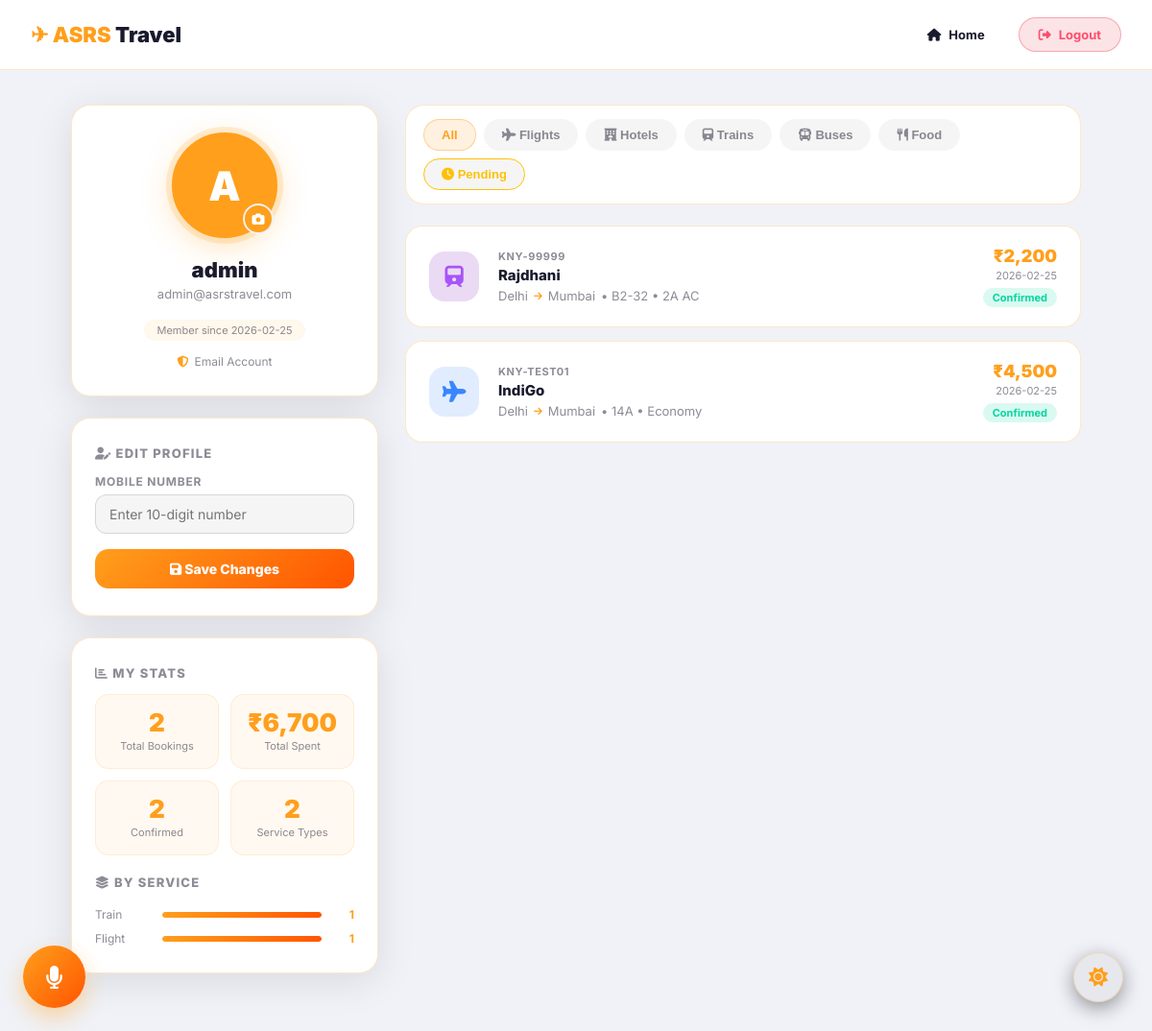
/profile (signed in), run on the app's committed database.
### tables this page shows
CREATE TABLE users (
            id            INTEGER PRIMARY KEY AUTOINCREMENT,
            username      TEXT NOT NULL UNIQUE,
            email         TEXT NOT NULL UNIQUE,
            password_hash TEXT,
            avatar_color  TEXT DEFAULT '#ff9f1c',
            auth_provider TEXT DEFAULT 'email',
            created_at    TEXT DEFAULT (datetime('now'))
        , profile_photo TEXT, phone TEXT);

CREATE TABLE bookings (
            id           INTEGER PRIMARY KEY AUTOINCREMENT,
            booking_ref  TEXT NOT NULL UNIQUE,
            user_id      INTEGER NOT NULL,
            service_type TEXT NOT NULL,
            item_name    TEXT,
            from_city    TEXT,
            to_city      TEXT,
            travel_date  TEXT,
            seat_room    TEXT,
            passengers   INTEGER DEFAULT 1,
            class_type   TEXT,
            price        INTEGER DEFAULT 0,
            pay_method   TEXT DEFAULT 'UPI',
            status       TEXT DEFAULT 'Confirmed',
            booked_at    TEXT DEFAULT (datetime('now')), traveler_names TEXT,
            FOREIGN KEY (user_id) REFERENCES users(id)
        );

### bookticket.py (the view)
@app.route("/profile")
@login_required
def profile():
    username = session['user']
    with get_db() as conn:
        user = dict(conn.execute(
            "SELECT * FROM users WHERE username = ?", (username,)
        ).fetchone())
        bookings = [dict(r) for r in conn.execute(
            "SELECT * FROM bookings WHERE user_id = ? ORDER BY booked_at DESC",
            (user['id'],)
        ).fetchall()]
    total_spent = sum(b['price'] for b in bookings)
    by_type = {}
    for b in bookings:
        by_type[b['service_type']] = by_type.get(b['service_type'], 0) + 1
    return render_template("profile.html",
        user         = user,
        bookings     = bookings,
        total_spent  = total_spent,
        by_type      = by_type,
        avatar_color = session.get('avatar_color', '#ff9f1c'),
    )

### bookticket.py (called while the page is built, shortened)
def login_required(f):
    @wraps(f)
    def decorated(*args, **kwargs):
        return f(*args, **kwargs)
    return decorated

def get_db():
    conn = sqlite3.connect(DB_PATH)
    conn.row_factory = sqlite3.Row
    return conn

### templates/profile.html (shortened to what this page needs)
<!DOCTYPE html>
<html lang="en">
<head>
    <link rel="stylesheet" href="{{ url_for('static', filename='bookticket.css') }}">
    <link rel="stylesheet" href="https://cdnjs.cloudflare.com/ajax/libs/font-awesome/6.4.0/css/all.min.css">
</head>
<body data-theme="dark">
    <header class="pr-header">
        <a href="{{ url_for('index') }}" class="pr-logo">✈ ASRS<span> Travel</span></a>
        <nav class="pr-nav">
            <a href="{{ url_for('index') }}" class="btn-back"><i class="fas fa-home"></i> Home</a>
            <a href="{{ url_for('logout') }}" class="btn-logout"><i class="fas fa-sign-out-alt"></i> Logout</a>
        </nav>
    </header>
    <div class="pr-body">
        <div class="pr-left">
            <div class="pr-card" style="text-align:center;">
                <div class="avatar-wrap">
                    {% if user.profile_photo %}
                    <img class="avatar-img" id="avatar-preview"
                        src="{{ url_for('static', filename='uploads/' ~ user.profile_photo) }}" alt="Profile Photo">
                    {% else %}
                    <div class="avatar-initials" id="avatar-preview" data-bgcolor="{{ avatar_color }}">
                        {{ user.username[0].upper() }}
                    </div>
                    {% endif %}
                    <label for="photo-input" class="avatar-edit-btn" title="Change Photo">
                        <i class="fas fa-camera"></i>
                    </label>
                </div>
                <div class="pr-username">{{ user.username }}</div>
                <div class="pr-email">{{ user.email }}</div>
                <div class="pr-since">
                    Member since {{ user.created_at[:10] if user.created_at else 'N/A' }}
                </div>
                <div class="pr-provider-badge">
                    <i class="fas fa-shield-alt"></i>
                    {{ user.auth_provider | capitalize }} Account
                </div>
            </div>
            <div class="pr-card">
                <div class="pr-section-title"><i class="fas fa-user-edit"></i> Edit Profile</div>
                <form action="{{ url_for('profile_update') }}" method="POST">
                    <label class="pr-label">Mobile Number</label>
                    <input class="pr-input" type="tel" name="phone" maxlength="10" placeholder="Enter 10-digit number"
                        value="{{ user.phone or '' }}" pattern="[0-9]{10}" title="10-digit Indian mobile number">
                    <button type="submit" class="pr-save-btn">
                        <i class="fas fa-save"></i> Save Changes
                    </button>
                </form>
            </div>
            <div class="pr-card">
                <div class="pr-section-title"><i class="fas fa-chart-bar"></i> My Stats</div>
                <div class="stats-grid">
                    <div class="stat-box">
                        <div class="stat-num">{{ bookings|length }}</div>
                        <div class="stat-label">Total Bookings</div>
                    </div>
                    <div class="stat-box">
                        <div class="stat-num">₹{{ "{:,}".format(total_spent) }}</div>
                        <div class="stat-label">Total Spent</div>
                    </div>
                    <div class="stat-box">
                        <div class="stat-num">{{ bookings|selectattr('status','eq','Confirmed')|list|length }}</div>
                        <div class="stat-label">Confirmed</div>
                    </div>
                    <div class="stat-box">
                        <div class="stat-num">{{ by_type|length }}</div>
                        <div class="stat-label">Service Types</div>
                    </div>
                </div>
                {% if by_type %}
                <div class="type-bars" style="margin-top:20px;">
                    <div class="pr-section-title" style="margin-bottom:8px;"><i class="fas fa-layer-group"></i> By
                        Service</div>
                    {% set max_count = by_type.values()|max %}
                    {% for stype, cnt in by_type.items() %}
                    <div class="type-row">
                        <span class="type-label">{{ stype }}</span>
                        <div class="type-bar-wrap">
                            <div class="type-bar-fill" data-width="{{ (cnt / max_count * 100)|round }}"></div>
                        </div>
                        <span class="type-count">{{ cnt }}</span>
                    </div>
                    {% endfor %}
                </div>
                {% endif %}
            </div>
        </div>
        <div class="pr-right">
            <div class="bk-tabs">
                <button class="bk-tab active" data-filter="all">All</button>
                <button class="bk-tab" data-filter="Flight"><i class="fas fa-plane"></i> Flights</button>
                <button class="bk-tab" data-filter="Hotel"><i class="fas fa-hotel"></i> Hotels</button>
                <button class="bk-tab" data-filter="Train"><i class="fas fa-train"></i> Trains</button>
                <button class="bk-tab" data-filter="Bus"><i class="fas fa-bus"></i> Buses</button>
                <button class="bk-tab" data-filter="Food"><i class="fas fa-utensils"></i> Food</button>
                <button class="bk-tab" data-filter="__pending__" style="color:#ffc107;border-color:#ffc107;"><i
                        class="fas fa-clock"></i> Pending</button>
            </div>
            {% if bookings %}
            <div class="bk-list" id="bk-list">
                {% for b in bookings %}
                {% set icons =
                {'Flight':'fa-plane','Hotel':'fa-hotel','Train':'fa-train','Bus':'fa-bus','Food':'fa-utensils'} %}
                <div class="bk-card" data-type="{{ b.service_type }}" data-status="{{ b.status }}"
                    onclick="window.location.href='{{ url_for('manage_booking', booking_ref=b.booking_ref) }}'"
                    style="cursor:pointer; position:relative;">
                    <div class="bk-icon {{ b.service_type }}">
                        <i class="fas {{ icons.get(b.service_type, 'fa-ticket-alt') }}"></i>
                    </div>
                    <div class="bk-info">
                        <div class="bk-ref">{{ b.booking_ref }}</div>
                        <div class="bk-name">{{ b.item_name or b.service_type }}</div>
                        <div class="bk-route">
                            {% if b.from_city %}<span>{{ b.from_city }}</span><i
                                class="fas fa-arrow-right bk-arrow"></i><span>{{ b.to_city }}</span>{% endif %}
                            {% if b.seat_room %} &bull; {{ b.seat_room }}{% endif %}
                            {% if b.class_type %} &bull; {{ b.class_type }}{% endif %}
                        </div>
                    </div>
                    <div class="bk-meta">
                        <div class="bk-price">&#8377;{{ "{:,}".format(b.price) }}</div>
                        <div class="bk-date">{{ b.booked_at[:10] }}</div>
                        <div class="bk-status {{ b.status|replace(' ','-') }}">{{ b.status }}</div>
                    </div>
                </div>
                {% endfor %}
            </div>
            {% endif %}
        </div>
    </div>
    <button id="theme-toggle" title="Toggle theme"
        style="position:fixed; bottom:30px; right:30px; width:52px; height:52px; border-radius:50%; background:var(--tab-bg); border:1.5px solid var(--card-border);color:var(--accent);font-size:20px; cursor:pointer;display:flex;align-items:center;justify-content:center; box-shadow: 0 6px 20px rgba(0,0,0,0.4); z-index:1000; transition:background .2s,transform .15s;">
        <i class="fas fa-moon"></i>
    </button>
</body>
</html>

### static/bookticket.css (style rules this page uses)
:root { --bg: #f7f3ec; --card-bg: #ffffff; --text: #1a1a1a; --muted: #7a7a7a; --accent: #ff9f1c; --accent2: #4facfe; --border: rgba(0, 0, 0, 0.07); --shadow: rgba(0, 0, 0, 0.06); --hero-shade: rgba(0, 0, 0, 0.38); --input-bg: #f0ebe2; }
* { margin: 0; padding: 0; box-sizing: border-box; }
body { font-family: 'Outfit', sans-serif; background: var(--bg); color: var(--text); transition: background 0.4s, color 0.4s; overflow-x: hidden; }
a { text-decoration: none; color: inherit; }
header { background: var(--card-bg); padding: 18px 6%; display: flex; justify-content: space-between; align-items: center; position: sticky; top: 0; z-index: 999; border-bottom: 1px solid var(--border); box-shadow: 0 4px 30px var(--shadow); }
#theme-toggle { position: fixed; bottom: 36px; right: 36px; width: 60px; height: 60px; border-radius: 50%; border: 2px solid var(--accent); background: var(--card-bg); color: var(--accent); font-size: 22px; cursor: pointer; z-index: 9999; display: flex; align-items: center; justify-content: center; box-shadow: 0 8px 30px rgba(255, 159, 28, 0.3); transition: transform 0.3s; }

### data on the page
users: username "A", username "admin", email "admin@asrstravel.com", created_at "2026-02-25", auth_provider "Email"
bookings: service_type "Train", {{ (cnt / max_count * 100)|round }} 100.0 (drawn), passengers "1", booking_ref "KNY-99999", item_name "Rajdhani", from_city "Delhi", to_city "Mumbai", seat_room "B2-32", class_type "2A AC", price "2,200", booked_at "2026-02-25", status "Confirmed"
bookings: service_type "Flight", {{ (cnt / max_count * 100)|round }} 100.0 (drawn), cnt "1", booking_ref "KNY-TEST01", item_name "IndiGo", from_city "Delhi", to_city "Mumbai", seat_room "14A", class_type "Economy", price "4,500", booked_at "2026-02-25", status "Confirmed"

### other printed values
{{ bookings|length }} "2"
{{ "{:,}".format(total_spent) }} "6,700"
{{ bookings|selectattr('status','eq','Confirmed')|list|length }} "2"
{{ by_type|length }} "2"
